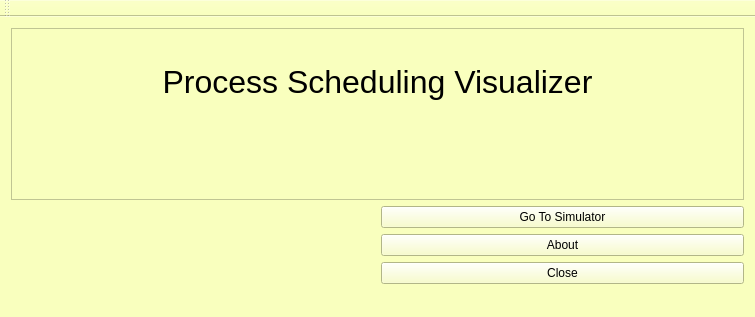
<?xml version="1.0" encoding="UTF-8"?>
<ui version="4.0">
 <class>MainWindow</class>
 <widget class="QMainWindow" name="MainWindow">
  <property name="geometry">
   <rect>
    <x>0</x>
    <y>0</y>
    <width>755</width>
    <height>317</height>
   </rect>
  </property>
  <property name="windowTitle">
   <string>MainWindow</string>
  </property>
  <property name="styleSheet">
   <string notr="true">background-color: rgb(98, 187, 255);
background-color: rgb(249, 255, 190);</string>
  </property>
  <widget class="QWidget" name="centralWidget">
   <layout class="QGridLayout" name="gridLayout">
    <item row="0" column="0" colspan="2">
     <widget class="QTextEdit" name="textEdit_intro">
      <property name="sizePolicy">
       <sizepolicy hsizetype="Expanding" vsizetype="Expanding">
        <horstretch>0</horstretch>
        <verstretch>0</verstretch>
       </sizepolicy>
      </property>
      <property name="html">
       <string>&lt;!DOCTYPE HTML PUBLIC &quot;-//W3C//DTD HTML 4.0//EN&quot; &quot;http://www.w3.org/TR/REC-html40/strict.dtd&quot;&gt;
&lt;html&gt;&lt;head&gt;&lt;meta name=&quot;qrichtext&quot; content=&quot;1&quot; /&gt;&lt;style type=&quot;text/css&quot;&gt;
p, li { white-space: pre-wrap; }
&lt;/style&gt;&lt;/head&gt;&lt;body style=&quot; font-family:'Ubuntu'; font-size:11pt; font-weight:400; font-style:normal;&quot;&gt;
&lt;p align=&quot;center&quot; style=&quot;-qt-paragraph-type:empty; margin-top:0px; margin-bottom:0px; margin-left:0px; margin-right:0px; -qt-block-indent:0; text-indent:0px; font-family:'MS Shell Dlg 2'; font-size:7.8pt;&quot;&gt;&lt;br /&gt;&lt;/p&gt;
&lt;p align=&quot;center&quot; style=&quot;-qt-paragraph-type:empty; margin-top:0px; margin-bottom:0px; margin-left:0px; margin-right:0px; -qt-block-indent:0; text-indent:0px;&quot;&gt;&lt;br /&gt;&lt;/p&gt;
&lt;p align=&quot;center&quot; style=&quot; margin-top:0px; margin-bottom:0px; margin-left:0px; margin-right:0px; -qt-block-indent:0; text-indent:0px;&quot;&gt;&lt;span style=&quot; font-family:'MS Shell Dlg 2'; font-size:24pt;&quot;&gt;Process Scheduling Visualizer&lt;/span&gt;&lt;/p&gt;
&lt;p style=&quot;-qt-paragraph-type:empty; margin-top:0px; margin-bottom:0px; margin-left:0px; margin-right:0px; -qt-block-indent:0; text-indent:0px; font-family:'MS Shell Dlg 2'; font-size:24pt;&quot;&gt;&lt;br /&gt;&lt;/p&gt;&lt;/body&gt;&lt;/html&gt;</string>
      </property>
     </widget>
    </item>
    <item row="1" column="1">
     <layout class="QVBoxLayout" name="verticalLayout">
      <item>
       <widget class="QPushButton" name="pushButton_Input">
        <property name="sizePolicy">
         <sizepolicy hsizetype="Minimum" vsizetype="Preferred">
          <horstretch>0</horstretch>
          <verstretch>0</verstretch>
         </sizepolicy>
        </property>
        <property name="text">
         <string>Go To Simulator</string>
        </property>
       </widget>
      </item>
      <item>
       <widget class="QPushButton" name="pushButton">
        <property name="text">
         <string>About</string>
        </property>
       </widget>
      </item>
      <item>
       <widget class="QPushButton" name="pushButton_Cancle">
        <property name="sizePolicy">
         <sizepolicy hsizetype="Minimum" vsizetype="Preferred">
          <horstretch>0</horstretch>
          <verstretch>0</verstretch>
         </sizepolicy>
        </property>
        <property name="text">
         <string>Close</string>
        </property>
       </widget>
      </item>
     </layout>
    </item>
   </layout>
  </widget>
  <widget class="QMenuBar" name="menuBar">
   <property name="geometry">
    <rect>
     <x>0</x>
     <y>0</y>
     <width>755</width>
     <height>22</height>
    </rect>
   </property>
  </widget>
  <widget class="QToolBar" name="mainToolBar">
   <attribute name="toolBarArea">
    <enum>TopToolBarArea</enum>
   </attribute>
   <attribute name="toolBarBreak">
    <bool>false</bool>
   </attribute>
  </widget>
  <widget class="QStatusBar" name="statusBar"/>
 </widget>
 <layoutdefault spacing="6" margin="11"/>
 <resources/>
 <connections>
  <connection>
   <sender>pushButton_Cancle</sender>
   <signal>clicked()</signal>
   <receiver>MainWindow</receiver>
   <slot>close()</slot>
   <hints>
    <hint type="sourcelabel">
     <x>744</x>
     <y>284</y>
    </hint>
    <hint type="destinationlabel">
     <x>464</x>
     <y>576</y>
    </hint>
   </hints>
  </connection>
 </connections>
</ui>
